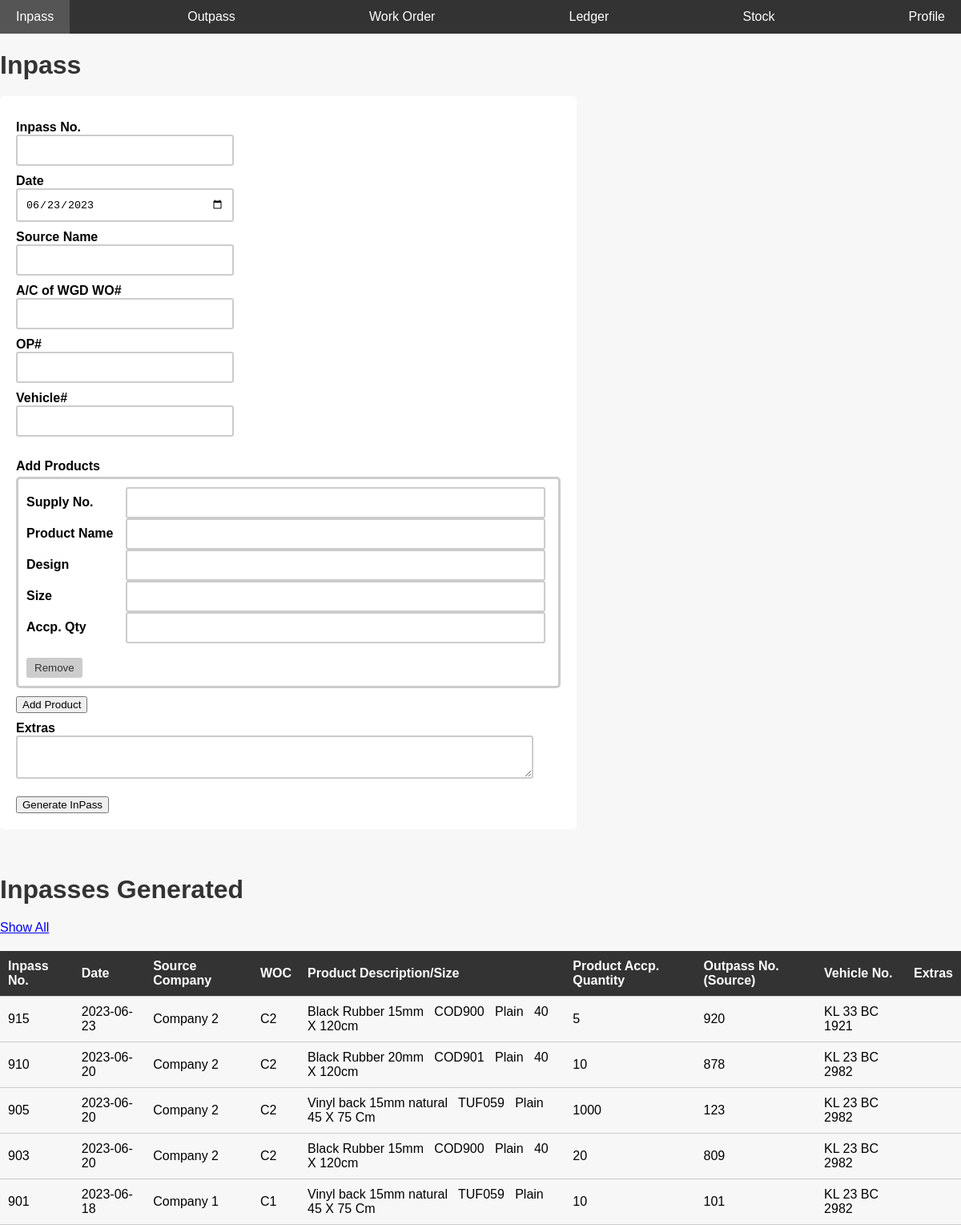
The page /inpass.php on the database as committed earlier.
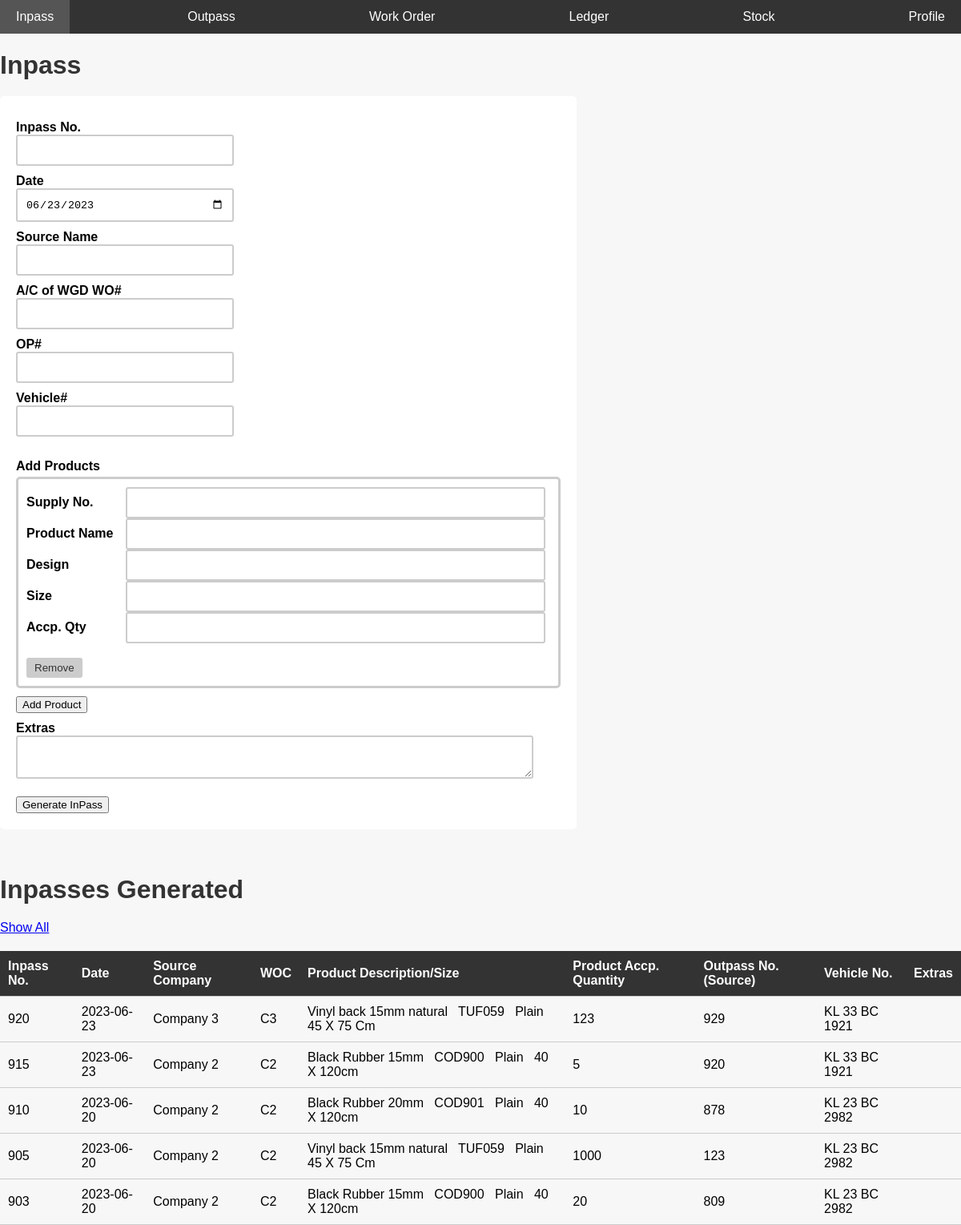
The same page on the database as committed later.
### tables this page shows
CREATE TABLE IF NOT EXISTS `inpass` (
  `no` int NOT NULL AUTO_INCREMENT,
  `date` date NOT NULL,
  `source` varchar(125) NOT NULL,
  `woc` varchar(125) NOT NULL,
  `op` int NOT NULL,
  `vehicleno` varchar(50) NOT NULL,
  `extras` varchar(125) NOT NULL,
  `type` varchar(10) NOT NULL DEFAULT 'inpass',
  `timestamp` timestamp NOT NULL DEFAULT CURRENT_TIMESTAMP,
  PRIMARY KEY (`no`)
);

CREATE TABLE IF NOT EXISTS `inpass_products` (
  `inpass_no` int NOT NULL,
  `product_name` varchar(50) NOT NULL,
  `product_code` varchar(25) NOT NULL,
  `product_design` varchar(50) NOT NULL,
  `product_size` varchar(25) NOT NULL,
  `product_qty` int NOT NULL
);

### inpass.php (the view, shortened to what this page needs)
<?php
include 'conn.php';
include 'nav.php';
?>
<?php
$sql4 = "select * from inpass,inpass_products where inpass.no = inpass_products.inpass_no order by timestamp DESC LIMIT 5";
$retval3 = mysqli_query($conn, $sql4);
?>
<html>
<link rel="stylesheet" href="css/inpass.css">
<head>
</head>
<body>
    <div>
        <div class="formdiv">
            <h1>Inpass</h1>
            <form name="ip" method="post" action="">
                <label for="ipno">Inpass No.</label>
                <input type="text" required name="ipno">
                <label for="date">Date</label>
                <input type="date" required name="date" id="today_date">
                <label>Source Name</label>
                <input list="companylist" required name="source" id="source_name">
                 <br>
                <label for="woc">A/C of WGD WO#</label>
                <input type="text" required name="woc" id="company_code"> <br>
                <label for="opno">OP#</label>
                <input type="text" required name="opno"> <br>
                <label for="vechicle">Vehicle#</label>
                <input type="text" required name="vehicle"> <br> <br>
                <label>Add Products</label>
                <div class="divider1"></div>
                <div id="product_fields">
                </div>
                <button type="button" id="add_product_field">Add Product</button>
                <br>
                <label for="extras">Extras</label>
                <textarea id="extras" name="extras"></textarea> <br> <br>
                <button type="submit" name="ip">Generate InPass</button>
            </form>
            <br><br>
        </div>
    </div>
    <div>
        <h1>Inpasses Generated</h1>
        <a href="inpassshowall.php?f=0" target="_blank">Show All</a>
        <table style="border-spacing: 30px;">
            <thead>
                <th>
                    Inpass No.
                </th>
                <th>
                    Date
                </th>
                <th>
                    Source Company
                </th>
                <th>
                    WOC
                </th>
                <th>
                    Product Description/Size
                </th>
                <th>
                    Product Accp. Quantity
                </th>
                <th>
                    Outpass No.(Source)
                </th>
                <th>
                    Vehicle No.
                </th>
                <th>
                    Extras
                </th>
            </thead>
            <tbody>
                <tr>
                    <?php
                    while ($row = $retval3->fetch_assoc()) {
                        if (!empty($row)) {
                            echo "
                    <tr>
                    <td>
                    {$row['no']}
                    </td>
                    <td>
                    {$row['date']}
                    </td>
                    <td>
                    {$row['source']}
                    </td>
                    <td>
                    {$row['woc']}
                    </td>
                    <td>
                    {$row['product_name']}
                    &nbsp;
                    {$row['product_code']}
                    &nbsp;
                    {$row['product_design']}
                    &nbsp;
                    {$row['product_size']}
                    </td>
                    <td>
                    {$row['product_qty']}
                    </td>
                    <td>
                    {$row['op']}
                    </td>
                    <td>
                    {$row['vehicleno']}
                    </td>
                    <td>
                    {$row['extras']}
                    </td>
                    </tr>
                    ";
                        }
                    }
                    ?>
                </tr>
            </tbody>
        </table>
    </div>
</body>
</html>

### nav.php (shortened to what this page needs)
<!DOCTYPE html>
<html>
<head>
</head>
<body>
    <div id="nav">
        <ul id="navul">
            <li id="navli"><a href="inpass.php">Inpass</a></li>
            <li id="navli"><a href="outpass.php">Outpass</a></li>
            <li id="navli"><a href="workorder.php">Work Order</a></li>
            <li id="navli"><a href="ledger.php?f=0">Ledger</a></li>
            <li id="navli"><a href="stock.php?f=0">Stock</a></li>
            <li id="navli"><a href="profile.php">Profile</a></li>
        </ul>
    </div>
</body>
</html>

### css/inpass.css (style rules this page uses)
body { font-family: Arial, sans-serif; background-color: #f7f7f7; margin: 0; padding: 0px; }
h1 { color: #333; margin-bottom: 20px; }
form { background-color: #fff; padding: 20px; border-radius: 5px; }
label { font-weight: bold; display: block; margin-top: 10px; }
input, input[type="text"], input[type="date"], textarea { width: 40%; padding: 10px; border: 2px solid #ccc; border-radius: 3px; box-sizing: border-box; }
table { width: 100%; border-collapse: collapse; margin-top: 20px; }
th, td { padding: 10px; border-bottom: 1px solid #ccc; text-align: left; }
th { background-color: #333; color: #fff; }
.product_field input,textarea { width: 80%; }
#extras { width: 95%; }
.divider1 { height: 4px; }
.formdiv { width: 60%; }

### nav.php (style rules this page uses)
body { margin: 0; padding: 0; font-family: Arial, sans-serif; }
#nav { background-color: #333; }
#navul { list-style-type: none; margin: 0; padding: 0; display: flex; justify-content: space-between; align-items: center; }
#navli { margin: 0; }
#navli a { display: block; text-decoration: none; padding: 12px 20px; color: #fff; font-size: 16px; transition: background-color 0.3s; }

Rows that differ between the two databases and show on the page:
no longer on this page (row edited): inpass: no "901", date "2023-06-18", source "Company 1", woc "C1", inpass_products.product_name "Vinyl back 15mm natural", inpass_products.product_code "TUF059", inpass_products.product_design "Plain", inpass_products.product_size "45 X 75 Cm", inpass_products.product_qty "10", op "101", vehicleno "KL 23 BC 2982"
added inpass: no "920", date "2023-06-23", source "Company 3", woc "C3", inpass_products.product_name "Vinyl back 15mm natural", inpass_products.product_code "TUF059", inpass_products.product_design "Plain", inpass_products.product_size "45 X 75 Cm", inpass_products.product_qty "123", op "929", vehicleno "KL 33 BC 1921"
